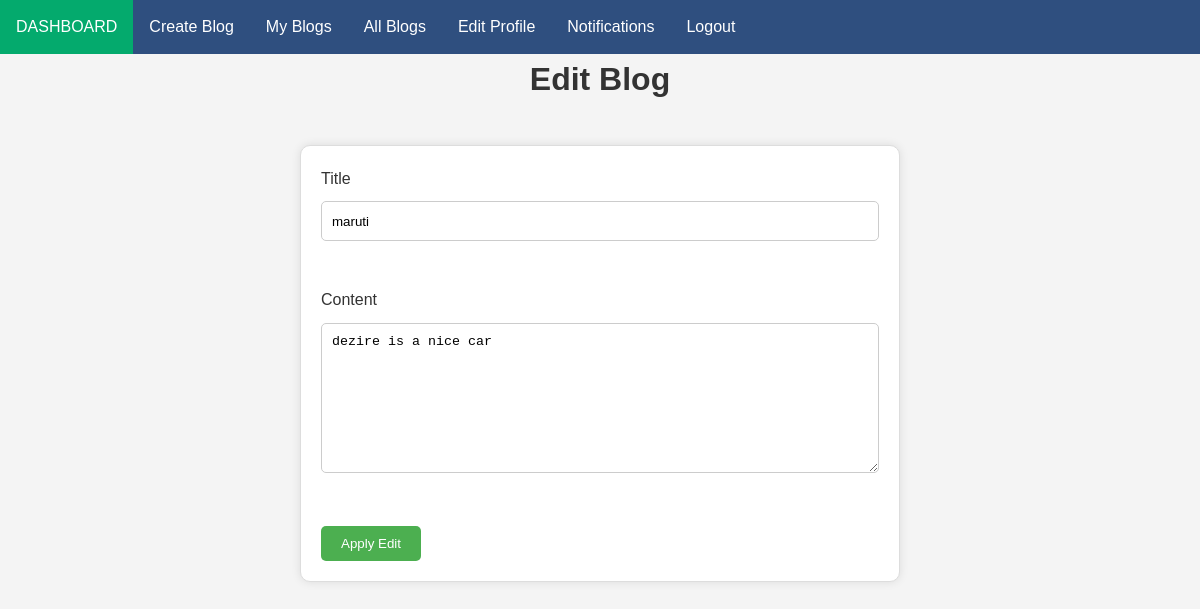
Screenshot of /myblog/editblog/24 (signed in) with the database file from the repository.
### emailloginapp/models.py (models this page shows, shortened)
class UserPermissions(models.Model):
    is_admin = models.BooleanField(null=True)  # role false for normal users
    permissions = models.ForeignKey(AllPermissionsList,on_delete=models.CASCADE,null=True)
    button_status = models.BooleanField(default=False,null=True)

class Blog(models.Model):
    author = models.ForeignKey(CustomUser,on_delete=models.CASCADE,related_name='blogs')
    title = models.CharField(max_length=255)
    content = models.TextField()
    likes = models.ManyToManyField(CustomUser,related_name='liked_blogs')
    created_at = models.DateTimeField(auto_now_add=True)
    updated_at = models.DateTimeField(auto_now_add=True)

### emailloginapp/views.py (the view)
# urls.py: path('myblog/editblog/<int:id>' , views.edit_blog , name='edit'),
@login_required()
@permission_required('edit_blog')
def edit_blog(request,id):  # edit blog
    posts = Blog.objects.get(id=id)
    if request.method == 'POST':
        posts.title = request.POST.get('title')
        posts.content = request.POST.get('content')
        posts.save()
        return redirect('my')
    return render(request, 'edit.html', {'posts': posts})

### emailloginapp/context_processors.py (called while the page is built)
def permission_context(request):
    permissions = UserPermissions.objects.all()
    return {'permission':permissions}

### emailloginapp/templates/edit.html (shortened to what this page needs)
{% extends "navbar.html"  %}
{% load static %}
{% block content %}
<!DOCTYPE html>
<html lang="en">
<head>
    <link rel="stylesheet" href="{% static 'css/create.css' %}">
</head>
<body>
    <h1>Edit Blog</h1>
<form method="post">
    <label for="title">Title</label>
    <input type="text" name="title" id="title" value="{{posts.title}}"> <br><br>
    <label for="content" >Content</label>
    <textarea name="content" id="content">{{posts.content}}</textarea> <br> <br>
 <button type="submit">Apply Edit</button>
</form>
</body>
</html>
{% endblock %}

### emailloginapp/templates/navbar.html (shortened to what this page needs)
{% load static %}
<!DOCTYPE html>
<html>
<head>
  <link rel="stylesheet" href="{% static 'css/navbar.css' %}">
</head>
<body>
  {% if not request.user.is_admin %}
    <ul>
      <li><a class="active" href="{% url 'success' %}">DASHBOARD</a></li>
      {% for permission in permission %}
        {% if 'create_blog' in permission.permissions.permissionnames %}
          <li><a href="{% url 'create' %}">Create Blog</a> </li>
        {% endif %}
      {% endfor %}
      {% for permission in permission %}
        {% if 'see_my_blogs' in permission.permissions.permissionnames %}
          <li><a href="{% url 'my' %}">My Blogs</a> </li>
        {% endif %}
      {% endfor %}
      {% for permission in permission %}
        {% if 'see_all_blogs' in permission.permissions.permissionnames %}
          <li> <a href="{% url 'members' %}">All Blogs</a></li>
        {% endif %}
      {% endfor %}
      {% for permission in permission %}
        {% if 'edit_user_profile' in permission.permissions.permissionnames %}
          <li> <a href="{% url 'profile_edit' %}">Edit Profile</a></li>
        {% endif %}
      {% endfor %}
      <li id="notification-dropdown">
        <a href="#" class="notification-link">Notifications</a>
      </li>
      <li><a href="{% url 'logout' %}">Logout</a></li>
    </ul>
  {% else %}
    <ul>
      <li><a href="{% url 'ad_min' %}" class="active">ADMIN PANEL</a></li>
      <li><a href="{% url 'permission' %}">PERMISSIONS</a></li>
      <li><a href="{% url 'logout' %}">Logout</a></li>
    </ul>
  {% endif %}
</body>
</html>
{% block content %} {% endblock %}

### emailloginapp/static/css/navbar.css (style rules this page uses)
ul { list-style-type: none; margin: 0; padding: 0; overflow: hidden; background-color: #2f4f7f; position: relative; }
li { float: left; position: relative; }
li a { display: block; color: white; text-align: center; padding: 14px 16px; text-decoration: none; }
.active { background-color: #04AA6D; }
.notification-link { color: white; text-decoration: none; padding: 14px 16px; display: block; }

### emailloginapp/static/css/create.css (style rules this page uses)
* { box-sizing: border-box; margin: 0; padding: 0; }
body { font-family: Arial, sans-serif; line-height: 1.6; color: #333; background-color: #f4f4f4; }
h1 { text-align: center; color: #333; }
form { max-width: 600px; margin: 40px auto; padding: 20px; background-color: #fff; border: 1px solid #ddd; border-radius: 10px; box-shadow: 0 0 10px rgba(0, 0, 0, 0.1); }
label { display: block; margin-bottom: 10px; }
input[type="text"], textarea { width: 100%; height: 40px; margin-bottom: 20px; padding: 10px; border: 1px solid #ccc; border-radius: 5px; }
textarea { height: 150px; resize: vertical; }
button[type="submit"] { background-color: #4CAF50; color: #fff; padding: 10px 20px; border: none; border-radius: 5px; cursor: pointer; }

### rows the page displays
UserPermissions: shows "Create Blog"
UserPermissions: shows "My Blogs"
UserPermissions: shows "All Blogs"
UserPermissions: shows "Edit Profile"
Blog: title "maruti", content "dezire is a nice car"
